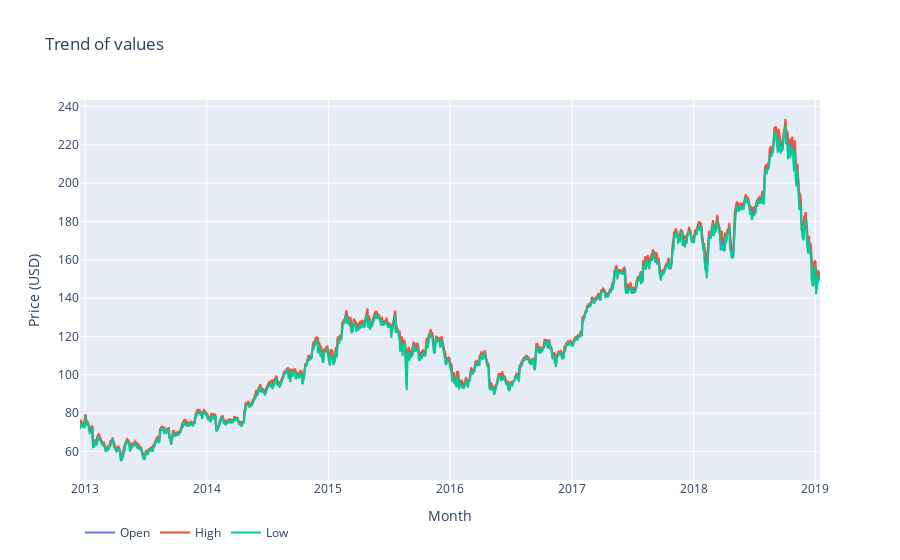

Notebook code for this chart:
### Code cell
data = []
for col in ['Open', 'High', 'Low']:
    data.append(go.Scatter(
        x = df['Date'].dt.strftime(date_format='%Y-%m-%d').values,
        y = df[col].values,
        name = col
    ))
    
layout = go.Layout(dict(title = "Trend of values",
                  xaxis = dict(title = 'Month'),
                  yaxis = dict(title = 'Price (USD)'),
                  ),legend=dict(
                orientation="h"),)
py.iplot(dict(data=data, layout=layout))

### Figure 1 — Plotly figure (JSON) as saved in the notebook; plotly's stock layout.template omitted (floating-point values rounded to 4 significant figures; data arrays with more than 128 entries replaced by an {"elided": "..."} marker saying what was removed)
{"data": [{"name": "Open", "type": "scatter", "x": {"elided": "1531 str values"}, "y": {"elided": "1531 float values"}}, {"name": "High", "type": "scatter", "x": {"elided": "1531 str values"}, "y": {"elided": "1531 float values"}}, {"name": "Low", "type": "scatter", "x": {"elided": "1531 str values"}, "y": {"elided": "1531 float values"}}], "layout": {"autosize": true, "legend": {"orientation": "h"}, "title": {"text": "Trend of values"}, "xaxis": {"autorange": true, "range": ["2012-12-17", "2019-01-15"], "title": {"text": "Month"}, "type": "date"}, "yaxis": {"autorange": true, "range": [45.1, 243.4], "title": {"text": "Price (USD)"}, "type": "linear"}}}
